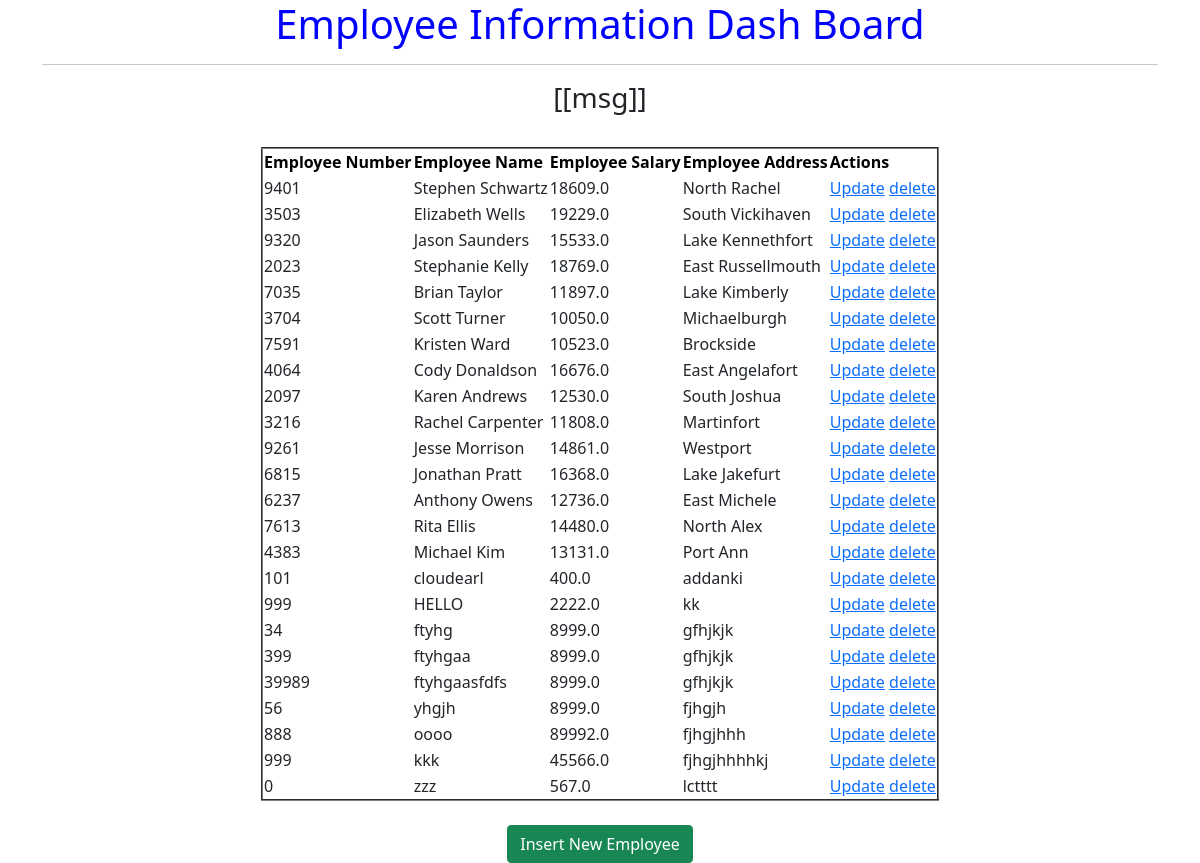
The page / on the database its author committed.
### testapp/models.py (models this page shows)
class Employee(models.Model):
    eno=models.IntegerField()
    ename=models.CharField(max_length=64)
    esal=models.FloatField()
    eaddr=models.CharField(max_length=256)

### testapp/views.py (the view)
# urls.py: url(r'^$', views.show_view, name='show_view'),
def show_view(request):
    employees=Employee.objects.all()
    return render(request,'testapp/index.html',{'employees':employees})

### templates/testapp/index.html (shortened to what this page needs)
<!DOCTYPE html>
 {% extends 'testapp/base.html'%}
 {%block body_block%}
<h1 style='color:blue;'>Employee Information Dash Board</h1><hr>
<div ng-app="myApp" ng-controller="MyController">
    <div ng-if=[[res]]>
      <h3 class=[[classStyle]] role="alert" id="alt">[[msg]]</h3>
    </div>
  </div>
 <table border='2'>
 <thead>
<th style='color:black;'>Employee Number</th>
 <th style='color:black;'>Employee Name</th>&nbsp
<th style='color:black;'>Employee Salary</th>
 <th style='color:black;'>Employee Address</th>
 <th style='color:black;'>Actions</th>
 </thead>
 {%for emp in employees %}
 <tr>
 <td >{{emp.eno}}</td>
 <td>{{emp.ename}}</td>
 <td>{{emp.esal}}</td>
<td>{{emp.eaddr}}</td>
<td>
<a href="/update/{{emp.id}}"> Update</a>
 <a href="/delete/{{emp.id}}">delete</a>
</td>
</tr>
{%endfor%}
</table><br>
<a href="/create"  class='btn btn-success btn-large' >Insert New Employee</a>
{%endblock%}

### templates/testapp/base.html (shortened to what this page needs)
<!DOCTYPE html>
<html lang="en" dir="ltr">
  <head>
    <link href="https://cdn.jsdelivr.net/npm/bootstrap@5.0.0-beta3/dist/css/bootstrap.min.css" rel="stylesheet">
  </head>
  <body>
    <div class="container" align='center'>
      {%block body_block%}
      {%endblock%}
    </div>
  </body>
</html>

### rows shown on the page
Employee: eno "9401", ename "Stephen Schwartz", esal "18609.0", eaddr "North Rachel"
Employee: eno "3503", ename "Elizabeth Wells", esal "19229.0", eaddr "South Vickihaven"
Employee: eno "9320", ename "Jason Saunders", esal "15533.0", eaddr "Lake Kennethfort"
Employee: eno "2023", ename "Stephanie Kelly", esal "18769.0", eaddr "East Russellmouth"
Employee: eno "7035", ename "Brian Taylor", esal "11897.0", eaddr "Lake Kimberly"
Employee: eno "3704", ename "Scott Turner", esal "10050.0", eaddr "Michaelburgh"
Employee: eno "7591", ename "Kristen Ward", esal "10523.0", eaddr "Brockside"
Employee: eno "4064", ename "Cody Donaldson", esal "16676.0", eaddr "East Angelafort"
Employee: eno "2097", ename "Karen Andrews", esal "12530.0", eaddr "South Joshua"
Employee: eno "3216", ename "Rachel Carpenter", esal "11808.0", eaddr "Martinfort"
Employee: eno "9261", ename "Jesse Morrison", esal "14861.0", eaddr "Westport"
Employee: eno "6815", ename "Jonathan Pratt", esal "16368.0", eaddr "Lake Jakefurt"
Employee: eno "6237", ename "Anthony Owens", esal "12736.0", eaddr "East Michele"
Employee: eno "7613", ename "Rita Ellis", esal "14480.0", eaddr "North Alex"
Employee: eno "4383", ename "Michael Kim", esal "13131.0", eaddr "Port Ann"
Employee: eno "101", ename "cloudearl", esal "400.0", eaddr "addanki"
Employee: eno "999", ename "HELLO", esal "2222.0", eaddr "kk"
Employee: eno "34", ename "ftyhg", esal "8999.0", eaddr "gfhjkjk"
Employee: eno "399", ename "ftyhgaa", esal "8999.0", eaddr "gfhjkjk"
Employee: eno "39989", ename "ftyhgaasfdfs", esal "8999.0", eaddr "gfhjkjk"
Employee: eno "56", ename "yhgjh", esal "8999.0", eaddr "fjhgjh"
Employee: eno "888", ename "oooo", esal "89992.0", eaddr "fjhgjhhh"
Employee: eno "999", ename "kkk", esal "45566.0", eaddr "fjhgjhhhhkj"
Employee: eno "0", ename "zzz", esal "567.0", eaddr "lctttt"
